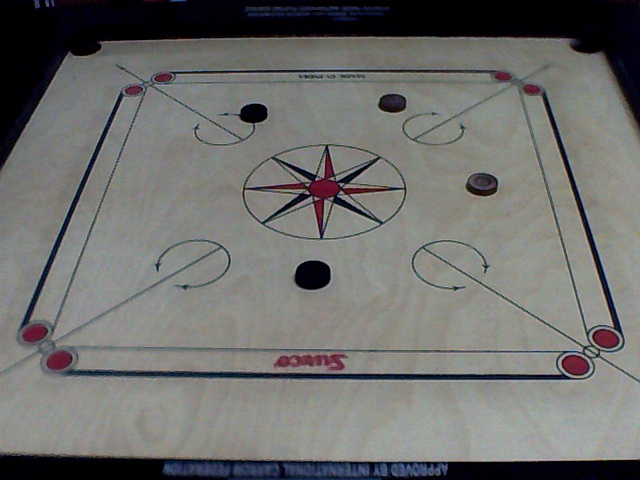
#> input picture a1.jpg, 640 x 480 px, given in place of a1.jpg.jpg, which was not available
$ python circleDetect.py   (Python 2 division)
#> lines starting #> are read from the running program, lines starting #| are printed output that depends on the picture; after the words box and inside, x2 and y2 are one past the last pixel; in counts of white or black regions, pixels touching at a corner belong together; pictures that were not available may be replaced by others from this repository, and a replacement may not be noted
#go to opencv/build/lib directory for using this code
import sys
sys.path.append("/Users/udayanjoshi/opencv/build/lib")
import cv2
import numpy as np
import sys
import argparse
x=raw_input('enter filename: ')+('.jpg')
#> the answer given: ../a1.jpg
gray=cv2.imread(x,0)
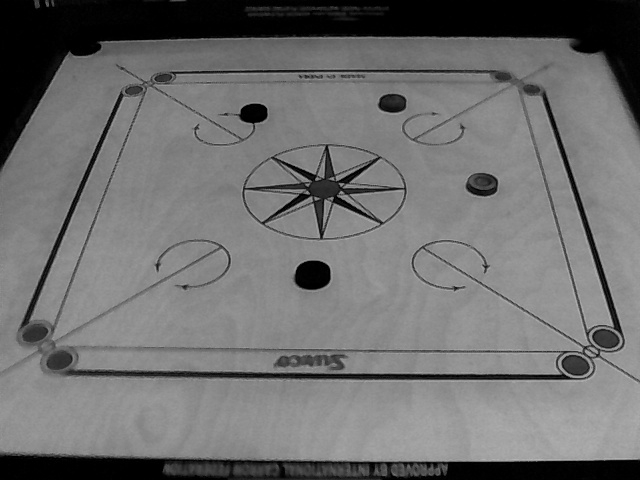
#> gray: shape (480, 640); min 0, max 184, mean 111.1
image=cv2.imread(x)
#> image is the input picture: shape (480, 640, 3); mean B, G, R 109.5, 111.4, 111.3
output=image.copy()
print image.shape
#| (480, 640, 3)


circles = cv2.HoughCircles(gray, cv2.HOUGH_GRADIENT, 1.2, 20, np.array([]), 100, 30, 10, 20)
#> circles = [[576.6, 358.2, 16.6], [605.4, 343.8, 16.6], [210.6, 259.8, 19.24]]
# ensure at least some circles were found
if circles is not None:
	# convert the (x, y) coordinates and radius of the circles to integers
	circles = np.round(circles[0, :]).astype("int")
#> circles = [[577, 358, 17], [605, 344, 17], [211, 260, 19]]

	# loop over the (x, y) coordinates and radius of the circles
	for (x, y, r) in circles:
		# draw the circle in the output image, then draw a rectangle
		# corresponding to the center of the circle
		cv2.circle(output, (x, y), r, (0, 255, 0), 4)
		cv2.rectangle(output, (x - 5, y - 5), (x + 5, y + 5), (0, 128, 255), -1)
#> this loop made 3 passes
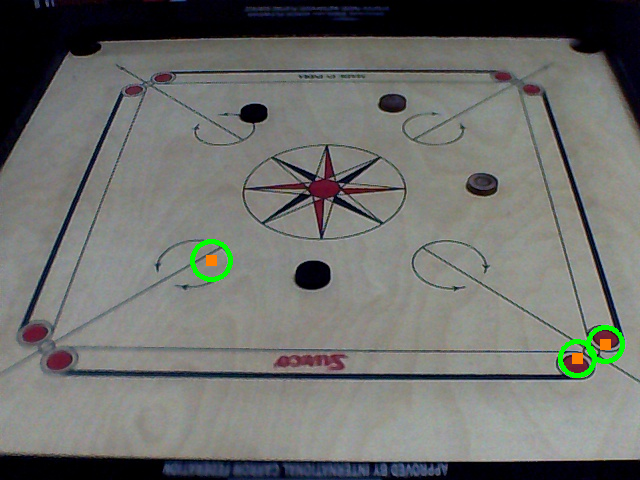
#> output: shape (480, 640, 3); 0.63% of pixels changed, all inside (x1, y1, x2, y2) = (190, 239, 625, 378)

	# show the output image
	cv2.imshow("output", np.hstack([image, output]))
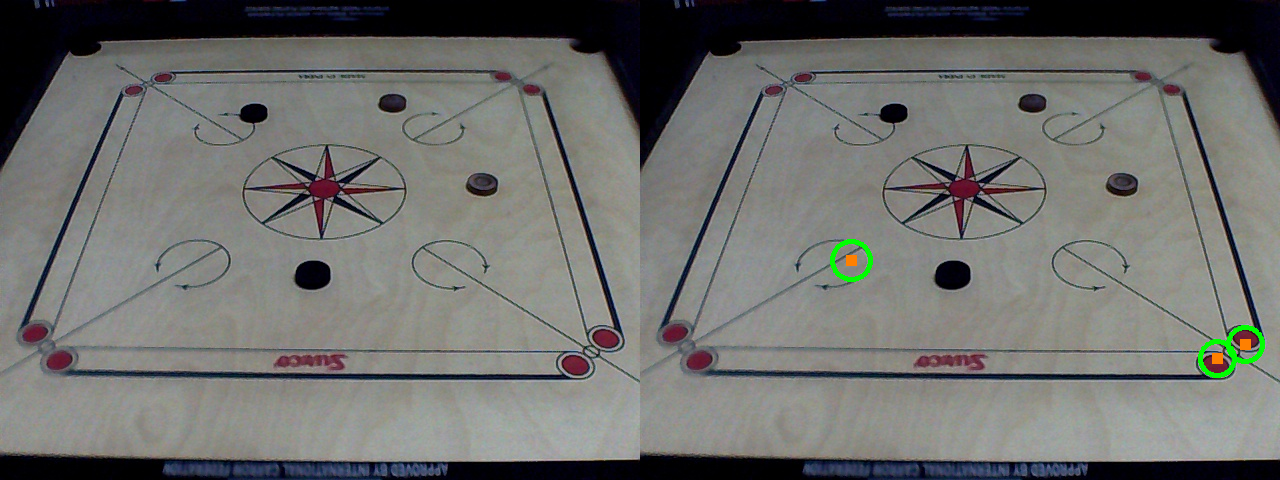
#> window 'output': shape (480, 1280, 3); mean B, G, R 109.1, 111.8, 111
	print circles
#| [[577 358  17]
#|  [605 344  17]
#|  [211 260  19]]
	cv2.waitKey(0)

cv2.destroyAllWindows()

$ run again, on a2.jpg
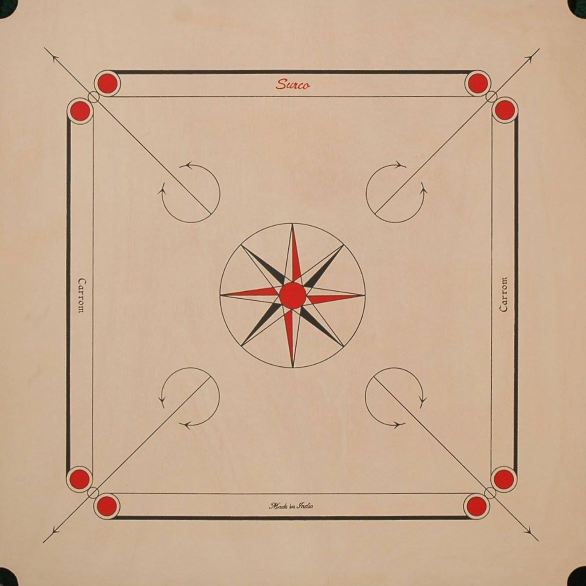
#> input picture a2.jpg, 1171 x 1172 px, given in place of a2.jpg.jpg, which was not available (shown at 1/2 size)
#> `gray=cv2.imread(x,0)`:
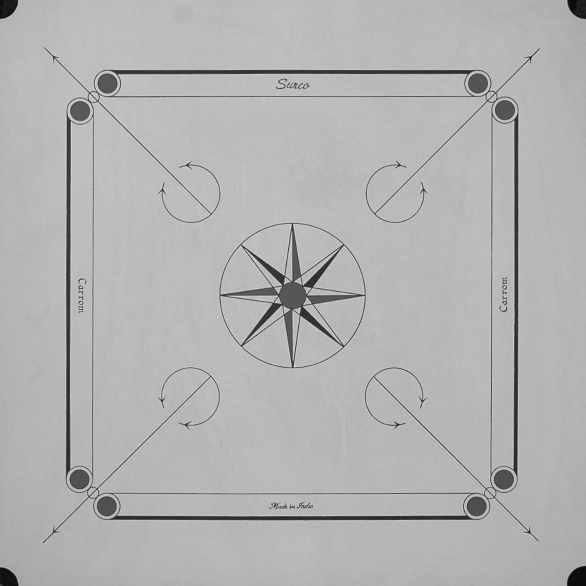
#> gray: shape (1172, 1171) (shown at 1/2 size); min 5, max 242, mean 178.4
#> image is the input picture: shape (1172, 1171, 3); mean B, G, R 147.1, 172.6, 201.4
#| (1172, 1171, 3)
#> `circles = cv2.HoughCircles(gray, cv2.HOUGH_GRADIENT, 1.2, 20, np.array..`: circles = [[1007.4, 958.2, 19.24], [159, 958.2, 19.24], [952.2, 1012.2, 19.24], [955.8, 166.2, 19.24], [160.2, 221.4, 19.24], [213, 1012.2, 19.24], [214.2, 166.2, 19.24], [1008.6, 220.2, 19.24], [186.6, 193.8, 12.52], [979.8, 985.8, 12.64], [982.2, 192.6, 12.64], [186.6, 984.6, 11.32]]
#> `circles = np.round(circles[0, :]).astype("int")`: circles = [[1007, 958, 19], [159, 958, 19], [952, 1012, 19], [956, 166, 19], [160, 221, 19], [213, 1012, 19], [214, 166, 19], [1009, 220, 19], [187, 194, 13], [980, 986, 13], [982, 193, 13], [187, 985, 11]]
#> the loop `for (x, y, r) in circles:` made 12 passes
#> `cv2.imshow("output", np.hstack([image, output]))`:
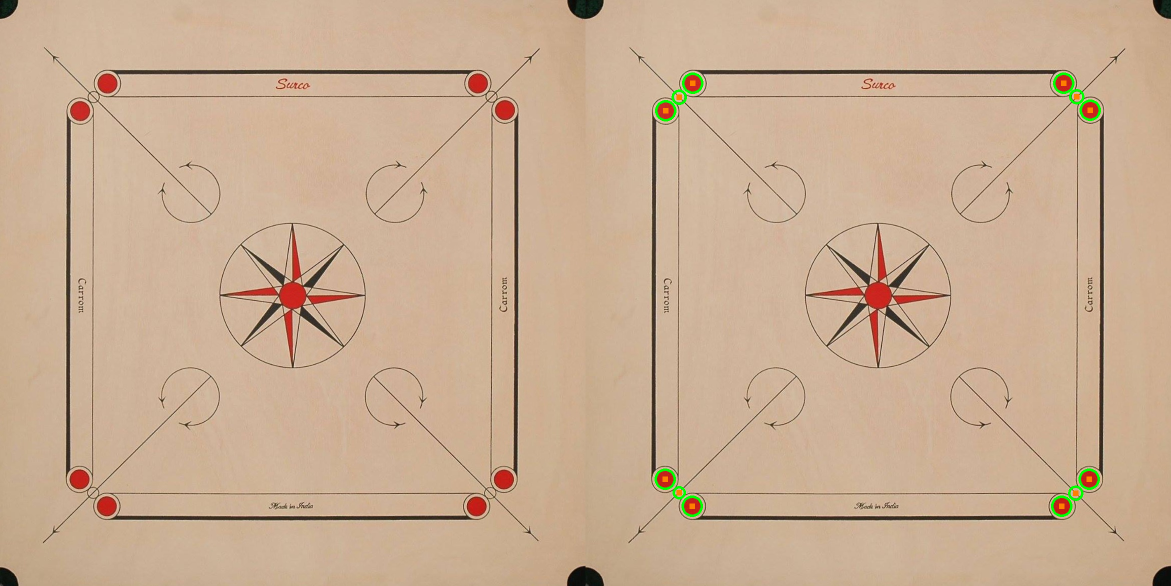
#> window 'output': shape (1172, 2342, 3) (shown at 1/2 size); mean B, G, R 146.8, 173, 201
#| [[1007  958   19]
#|  [ 159  958   19]
#|  [ 952 1012   19]
#|  [ 956  166   19]
#|  [ 160  221   19]
#|  [ 213 1012   19]
#> (further printed lines are left out)
